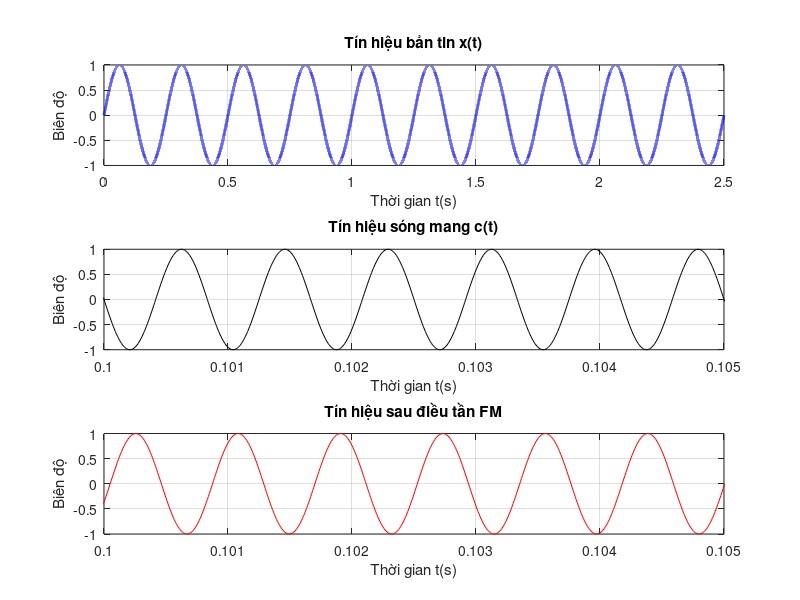

This figure's MATLAB source:
% Cho tín hiệu bản tin như sau:$$x(t) = \sin(8\pi t). Sử dụng Matlab để:
% a. Mô phỏng quá trình điều tần tín hiệu bản tin trên với sóng mang có các tham số như sau: 
% tần số 1200 Hz, biên độ 1, pha ban đầu $\pi/2$, độ lệch tần số cực đại $\Delta f = 20\text{ Hz}$ (hoặc đề có thể cho chỉ số điều tần $\beta = 5$). 
% Chú ý: Không sử dụng hàm điều chế sẵn có trong Matlab.
% b. Vẽ tín hiệu bản tin, tín hiệu sóng mang và tín hiệu sau điều tần trong khoảng 10 chu kì tín hiệu bản tin.

clear;
clc;
close all;
f = 1200;
Ac = 1;
phi0 = pi/2;
delta_f = 20;

fm = 4;
Tm = 1/fm;
sps = 100;
fs = sps*f;
Ts = 1/fs;
nums_disp = 10;
t = 0:Ts:nums_disp*Tm-Ts;
x = sin(8*pi*t);

integral_x = cumsum(x)*Ts;
c = Ac * cos(2*pi*f*t+phi0);
k = delta_f/max(abs(x));
y_fm = Ac*cos(2*pi*f*t + phi0 + 2*pi*k*integral_x);
figure;
subplot(3, 1, 1);
plot(t, x, 'b', 'LineWidth', 2);
title('Tín hiệu bản tin x(t)');
xlabel('Thời gian t(s)');
ylabel('Biên độ');
grid on;


subplot(3, 1, 2);
plot(t, c, 'k');
title('Tín hiệu sóng mang c(t)');
xlabel('Thời gian t(s)');
ylabel('Biên độ');
grid on;
xlim(0.1+[0 0.005]);


subplot(3, 1, 3);
plot(t, y_fm, 'r');
title('Tín hiệu sau điều tần FM');
xlabel('Thời gian t(s)');
ylabel('Biên độ');
grid on;
xlim(0.1 + [0 0.005]);
